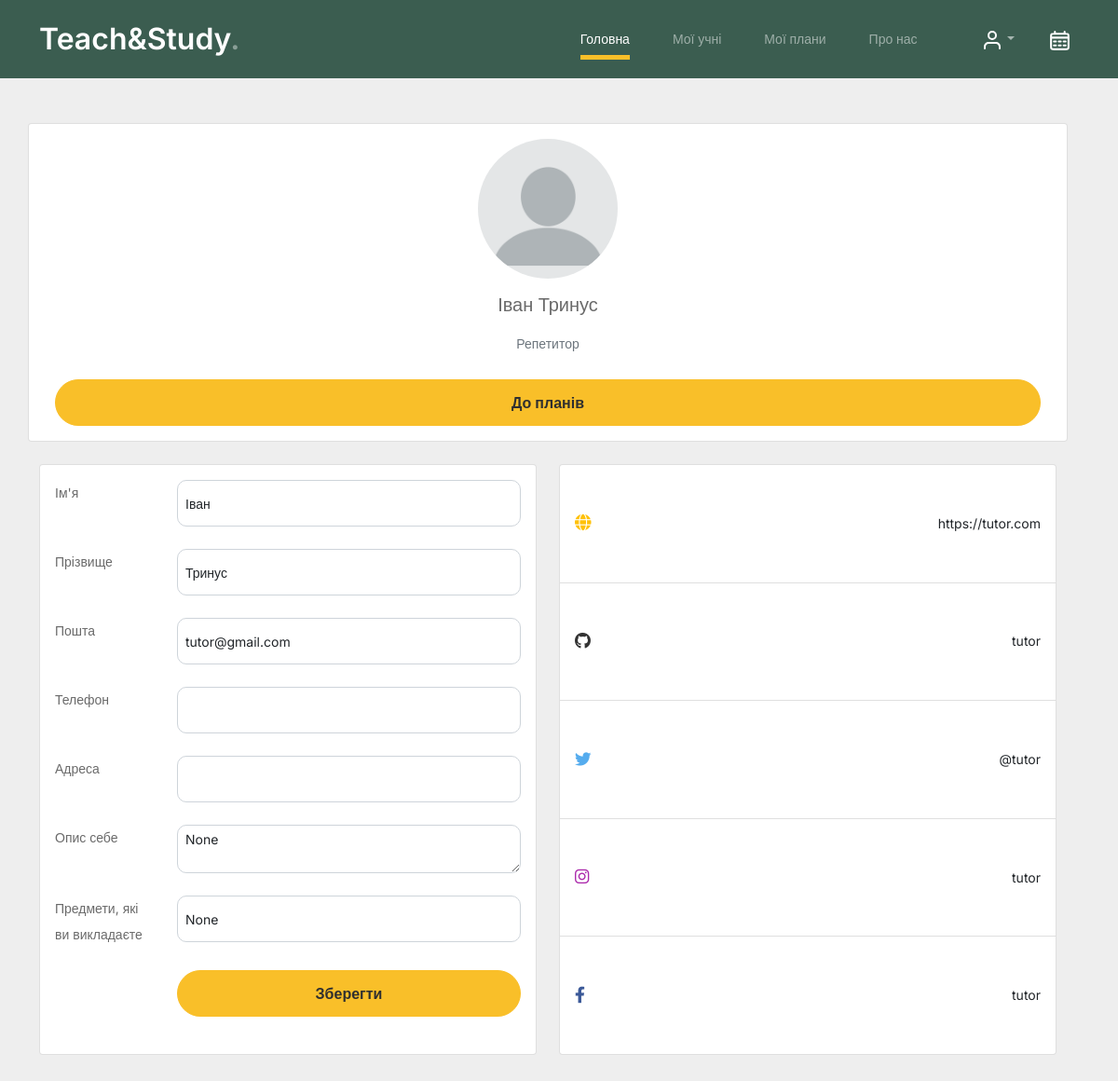
The app's page /profile (signed in), older data.
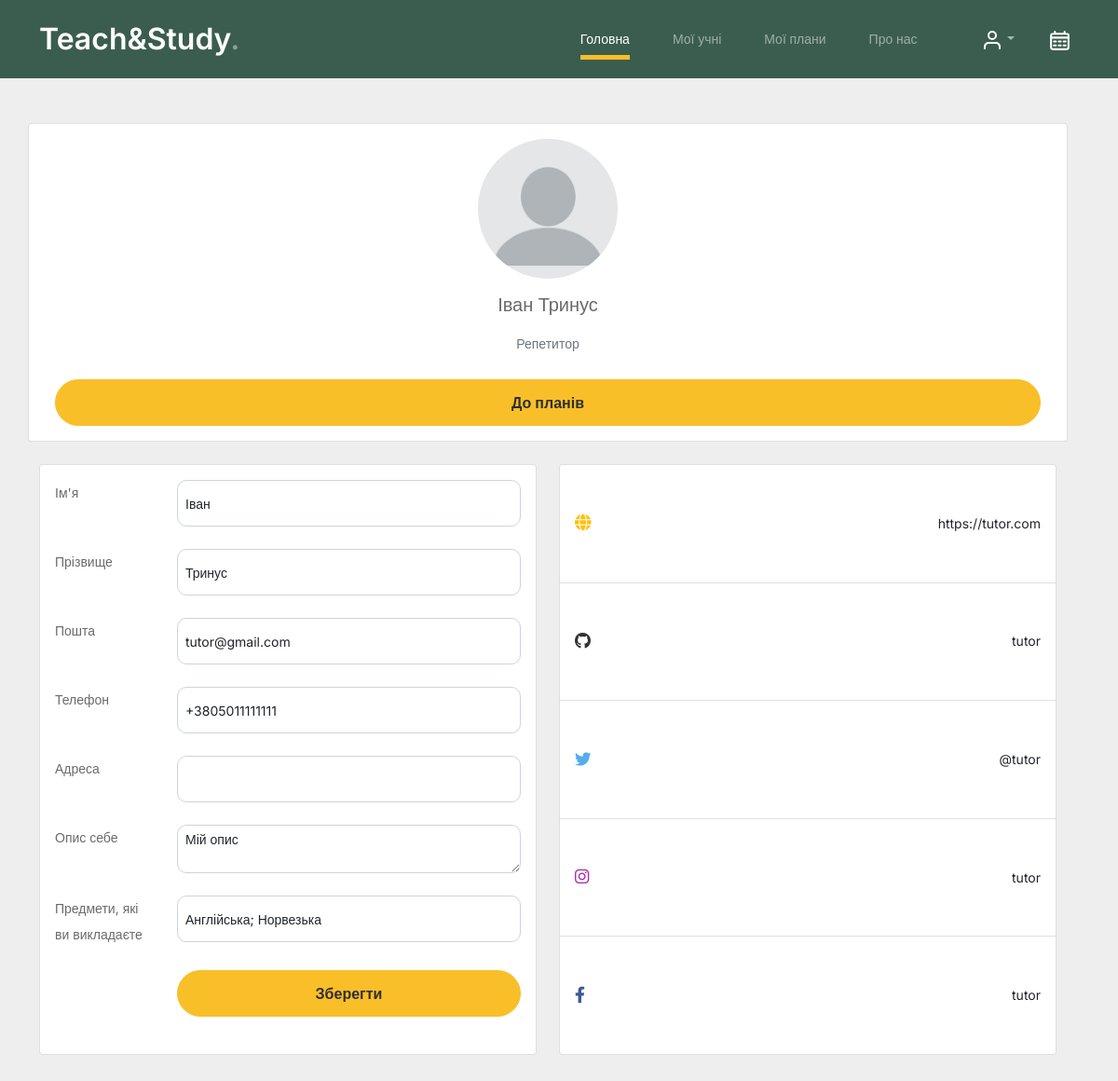
The same page, newer data.
### website/models.py (models this page shows)
class User(db.Model, UserMixin):
    id = db.Column(db.Integer, primary_key=True)
    email = db.Column(db.String(150), unique=True)
    password = db.Column(db.String(150))
    first_name = db.Column(db.String(150))
    last_name = db.Column(db.String(150))
    address = db.Column(db.String(200))
    phone = db.Column(db.String(10), unique=True)
    date_added = db.Column(db.DateTime(timezone=True), default = func.now())
    is_student = db.Column(db.Boolean)
    is_tutor = db.Column(db.Boolean)
    notes = db.relationship('Note')
    student = db.relationship('Student', uselist=False, back_populates='user')
    tutor = db.relationship('Tutor', uselist=False, back_populates='user')

class Tutor(db.Model):
    id = db.Column(db.Integer, primary_key=True)
    user_id = db.Column(db.Integer, db.ForeignKey('user.id'), unique=True)
    description = db.Column(db.String)
    subjects = db.Column(db.String)
    user = db.relationship('User', back_populates='tutor')
    curriculums = db.relationship('Curriculum')
    calendars = db.relationship('Calendar')

### website/views.py (the view, shortened to what this page needs)
@views.route('/profile', methods=['GET', 'POST'])
@login_required
def profile():
    tutor = None
    if current_user.is_tutor == True:
        tutor = Tutor.query.filter_by(user_id = current_user.id).first()
    return render_template("profile.html", user=current_user, tutor = tutor)

### website/__init__.py (called while the page is built)
def create_app():
    app = Flask(__name__)
    app.config['SECRET_KEY'] = 'hjshjhdjah kjshkjdhjs'
    app.config['SQLALCHEMY_DATABASE_URI'] = f'sqlite:///{DB_NAME}'
    db.init_app(app)
    from .views import views
    from .auth import auth
    app.register_blueprint(views, url_prefix='/')
    app.register_blueprint(auth, url_prefix='/')
    from .models import User, Note
    with app.app_context():
        db.create_all()
        print('db created')
    login_manager = LoginManager()
    login_manager.login_view = 'auth.login'
    login_manager.init_app(app)
    @login_manager.user_loader
    def load_user(id):
        return User.query.get(int(id))
    return app

### website/templates/profile.html (shortened to what the changed rows need)
{% extends "base.html" %} {% block title %}Профіль{% endblock %}
{% block content %}
<section style="background-color: #eee;">
    <div class="container py-5">
      <div class="row">
        <div class="row">
          <div class="card mb-4">
            <div class="card-body text-center">
              <img src="../static/images/blank-profile-picture.png" alt="avatar"
                class="rounded-circle img-fluid" style="width: 150px;">
              <h5 class="my-3">{{user.first_name}} {{user.last_name}}</h5>
              <p class="text-muted mb-1">
                {% if user.is_student == True%}
                  Учень
                {% else %}
                  Репетитор
                {% endif %}
              </p>
              {% if user.is_student %}
                <a class="btn btn-m btn-secondary" style="width: 100%;">До журналу оцінок</a>
              {% else %}
                <a class="btn btn-m btn-secondary" href="/curriculum"  style="width: 100%;" >До планів</a>
              {% endif %}
            </div>
          </div>
          </div>
        <div class="row mb-4">
              <div class="col-lg-6">
                <div class="card mb-4"style="height: 100%; width: 100%;">
                  <div class="card-body">
                  <form id="userDataForm" method="POST">
                    <div class="row form-outline mb-4">
                      <div class="col-9">
                        <input class="form-control form-control-sm" type="text" id="first_name" name="first_name" style="width: 100%;" value="{{user.first_name}}">
                      </div>
                    </div>
                    <div class="row form-outline mb-4">
                      <div class="col-9">
                        <input class="form-control form-control-sm" type="text" id="last_name" name="last_name" style="width: 100%;" value="{{user.last_name}}">
                      </div>
                    </div>
                    <div class="row form-outline mb-4">
                      <div class="col-9">
                        <input class="form-control form-control-sm" type="text" id="email" name="email" style="width: 100%;" value="{{user.email}}">
                      </div>
                    </div>
                    <div class="row form-outline mb-4">
                      <div class="col-9">
                        <input class="form-control form-control-sm" type="text" id="phone" name="phone" style="width: 100%;" value="{% if user.phone != None %}{{user.phone}}{% endif %}">
                      </div>
                    </div>
                    <div class="row form-outline mb-4">
                      <div class="col-9">
                        <input class="form-control form-control-sm" type="text" id="address" name="address" style="width: 100%;" value="{% if user.address != None %}{{user.address}}{% endif %}">
                      </div>
                    </div>
                    {% if user.is_tutor %}
                      <div class="row form-outline mb-4">
                        <div class="col-3">
                          <label for="description">Опис себе</label>
                        </div>
                        <div class="col-9">
                          <textarea class="form-control form-control-sm" type="text" id="description" name="description" style="width: 100%;">{{tutor.description}}</textarea>
                        </div>
                      </div>
                      <div class="row form-outline mb-4">
                        <div class="col-3">
                          <label for="subjects">Предмети, які ви викладаєте</label>
                        </div>
                        <div class="col-9">
                          <input class="form-control form-control-sm" type="text" id="subjects" name="subjects" value="{{tutor.subjects}}" placeholder="Через крапку з комою, наприклад 'Англійська; Математика'" style="width: 100%;">
                        </div>
                      </div>
                    {% endif %}
                </form>
              </div>
            </div>
          </div>
          <div class="col-lg-6">
            <div class="card mb-4 mb-lg-0" style="height: 100%; width: 100%;">
              <div class="card-body p-0">
                <ul class="list-group list-group-flush rounded-3 d-flex flex-column" style="height: 100%;">
                  <li class="list-group-item d-flex justify-content-between align-items-center p-3 flex-grow-1">
                    <p class="mb-0">https://{{user.email.split('@')[0]}}.com</p>
                  </li>
                  <li class="list-group-item d-flex justify-content-between align-items-center p-3 flex-grow-1">
                    <p class="mb-0">{{user.email.split('@')[0]}}</p>
                  </li>
                  <li class="list-group-item d-flex justify-content-between align-items-center p-3 flex-grow-1">
                    <p class="mb-0">@{{user.email.split('@')[0]}}</p>
                  </li>
                  <li class="list-group-item d-flex justify-content-between align-items-center p-3 flex-grow-1">
                    <p class="mb-0">{{user.email.split('@')[0]}}</p>
                  </li>
                  <li class="list-group-item d-flex justify-content-between align-items-center p-3 flex-grow-1">
                    <p class="mb-0">{{user.email.split('@')[0]}}</p>
                  </li>
                </ul>
              </div>
            </div>
          </div>
        </div>
      </div>
    </div>
  </section>
{% endblock %}

Row changes from the older to the newer data that the page shows:
changed User "Іван": phone (not shown) → "+3805011111111"
changed Tutor: description "None" → "Мій опис"; subjects "None" → "Англійська; Норвезька"
